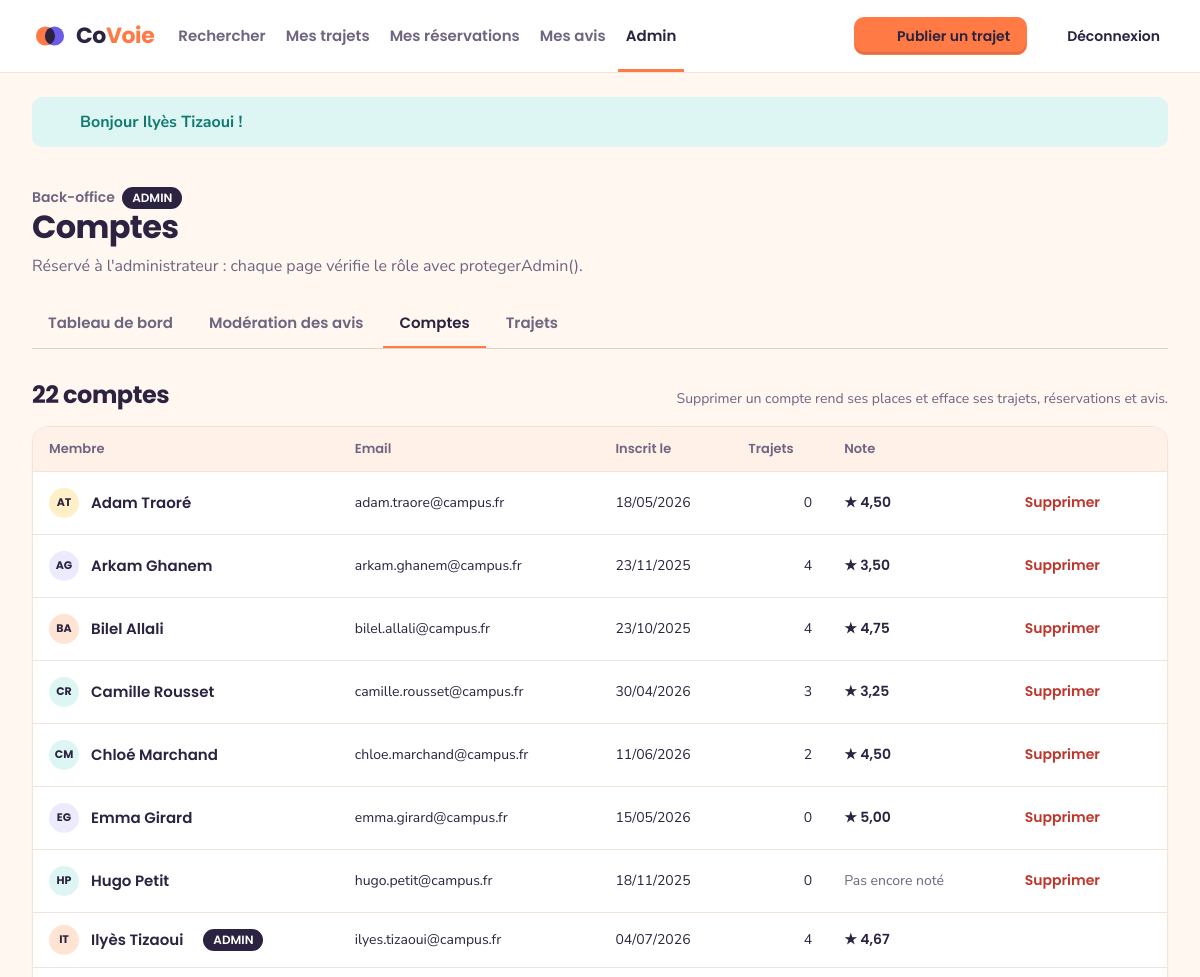
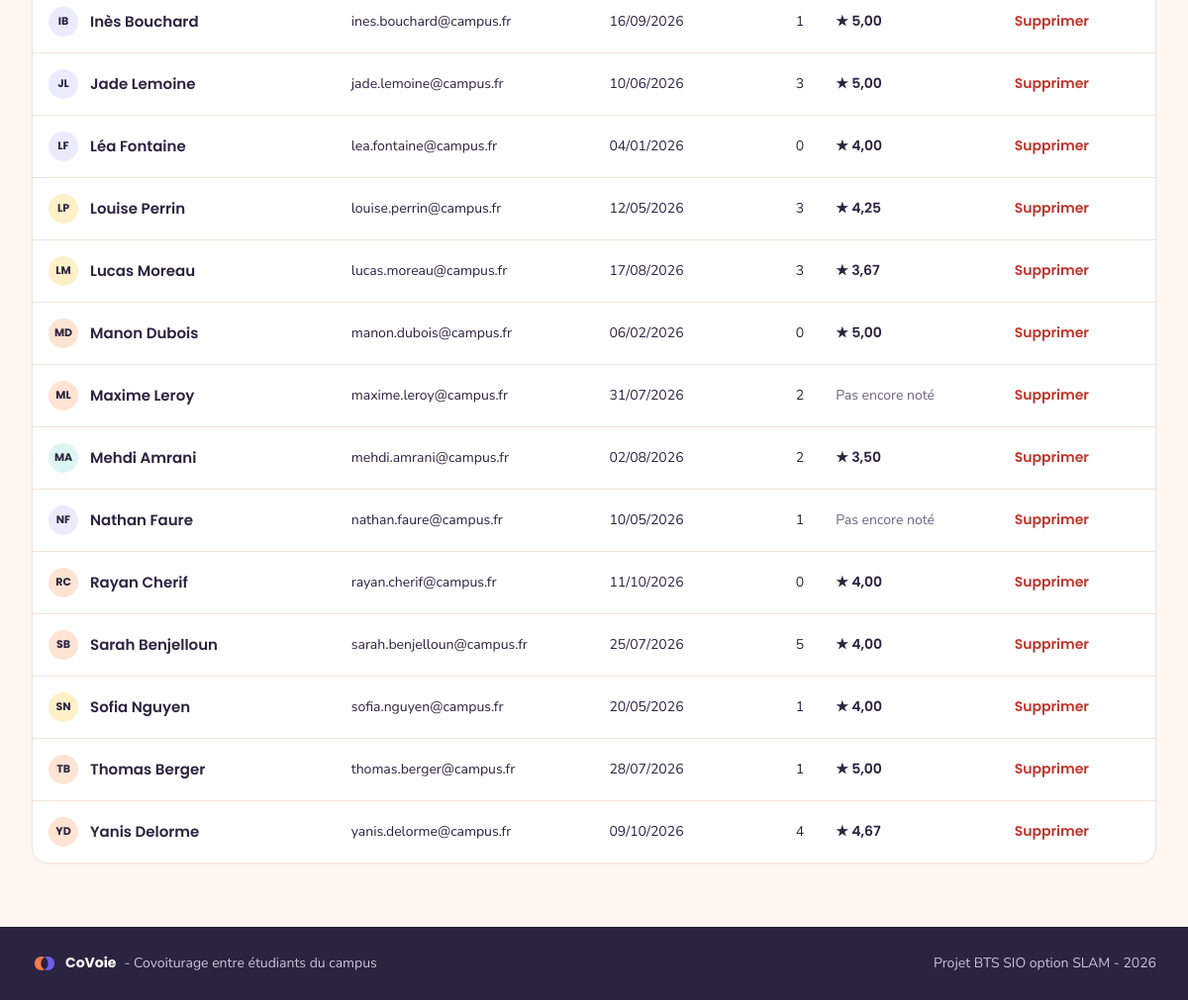
The app's page /index.php?page=admin-utilisateurs (signed in) with its own data (2 pictures, top to bottom).
### tables this page shows
CREATE TABLE utilisateurs (
    id               INT(11)      NOT NULL AUTO_INCREMENT,
    nom              VARCHAR(100) NOT NULL,
    email            VARCHAR(180) NOT NULL,
    mot_de_passe     VARCHAR(255) NOT NULL,
    role             VARCHAR(10)  NOT NULL DEFAULT 'membre',
    date_inscription DATETIME     NOT NULL,

    PRIMARY KEY (id),
    UNIQUE KEY email_unique (email)
);

### controleurs/AdminController.php (called while the page is built, shortened)
<?php
class AdminController
{
    public function utilisateurs(): void
    {
        afficherVue('admin/utilisateurs', [
            'titre' => 'Comptes',
            'onglet' => 'admin-utilisateurs',
            'utilisateurs' => Utilisateur::listerTous()
        ]);
    }
}

### index.php (called while the page is built, shortened)
<?php
require_once 'includes/connexion.php';
require_once 'includes/fonctions.php';
require_once 'includes/routes.php';
require_once 'controleurs/AdminController.php';
$page = 'accueil';
if (isset($_GET['page']) && is_string($_GET['page'])) {
    $page = $_GET['page'];
}
$nomMethode = $routes[$page][1];
$controleur = new $nomControleur();
$controleur->$nomMethode();

### includes/connexion.php (called while the page is built)
<?php
function connexionBdd(): PDO
{
    static $pdo = null;
    if ($pdo === null) {
        $dsn = 'mysql:host=' . BDD_HOTE . ';port=' . BDD_PORT . ';dbname=' . BDD_NOM . ';charset=utf8mb4';
        try {
            $pdo = new PDO($dsn, BDD_UTILISATEUR, BDD_MOT_DE_PASSE, [
                PDO::ATTR_ERRMODE => PDO::ERRMODE_EXCEPTION,
                PDO::ATTR_DEFAULT_FETCH_MODE => PDO::FETCH_ASSOC,
                PDO::ATTR_EMULATE_PREPARES => false
            ]);
        } catch (PDOException $erreur) {
            afficherErreur(500, 'Base de données inaccessible : lancez WAMP et importez sql/bdd_covoie.sql.');
        }
    }
    return $pdo;
}
function requete(string $sql, array $parametres = []): PDOStatement
{
    $resultat = connexionBdd()->prepare($sql);
    $resultat->execute($parametres);
    return $resultat;
}

### modeles/Utilisateur.php (called while the page is built, shortened)
<?php
class Utilisateur
{
    public static function listerTous(): array
    {
        $sql = "SELECT u.id, u.nom, u.email, u.role, u.date_inscription,
                       (SELECT AVG(note) FROM avis WHERE id_cible = u.id) AS note,
                       (SELECT COUNT(*) FROM trajets WHERE id_conducteur = u.id) AS nb_trajets
                FROM utilisateurs u
                ORDER BY u.nom";
        return requete($sql)->fetchAll();
    }
}

### vues/admin/utilisateurs.php (the view, shortened to what this page needs)
<?php
require 'vues/admin/onglets.php';
?>
<div class="section-titre">
    <h2><?= count($utilisateurs) ?> comptes</h2>
    <span class="discret">Supprimer un compte rend ses places et efface ses trajets, réservations et avis.</span>
</div>
<div class="defilant">
    <table class="donnees">
        <thead>
            <tr><th>Membre</th><th>Email</th><th>Inscrit le</th><th class="nombre">Trajets</th><th>Note</th><th><span class="visuellement-cache">Action</span></th></tr>
        </thead>
        <tbody>
            <?php foreach ($utilisateurs as $u) { ?>
                <tr>
                    <td>
                        <span class="personne">
                            <?= avatar($u['nom'], 'avatar--petit') ?>
                            <a class="personne-nom" href="index.php?page=profil&amp;id=<?= $u['id'] ?>"><?= e($u['nom']) ?></a>
                            <?php if ($u['role'] === 'admin') { ?><span class="badge-admin">ADMIN</span><?php } ?>
                        </span>
                    </td>
                    <td class="date"><?= e($u['email']) ?></td>
                    <td class="date"><?= formaterDate($u['date_inscription']) ?></td>
                    <td class="chiffre nombre"><?= $u['nb_trajets'] ?></td>
                    <td>
                        <?php if ($u['note'] === null) { ?>
                            <span class="note-vide">Pas encore noté</span>
                        <?php } else { ?>
                            <span class="note"><?= formaterNote((float) $u['note']) ?></span>
                        <?php } ?>
                    </td>
                    <td>
                        <?php
                        if ($u['id'] != idConnecte()) { ?>
                            <form class="en-ligne" method="post" action="index.php?page=admin-supprimer-compte&amp;id=<?= $u['id'] ?>"
                                  data-confirmation="Supprimer le compte de <?= e($u['nom']) ?> ? Ses trajets, réservations et avis seront aussi supprimés.">
                                <button class="bouton bouton--danger bouton--petit" type="submit">Supprimer</button>
                            </form>
                        <?php } ?>
                    </td>
                </tr>
            <?php } ?>
        </tbody>
    </table>
</div>

### includes/fonctions.php (shortened to what this page needs)
<?php
function estConnecte(): bool
{
    return isset($_SESSION['utilisateur']);
}
function idConnecte(): int
{
    if (estConnecte()) {
        return $_SESSION['utilisateur']['id'];
    }
    return 0;
}
function afficherVue(string $vue, array $donnees = []): void
{
    extract($donnees);
    require 'vues/gabarit/header.php';
    require 'vues/' . $vue . '.php';
    require 'vues/gabarit/footer.php';
}
function e($texte): string
{
    return htmlspecialchars((string) $texte, ENT_QUOTES, 'UTF-8');
}
function formaterDate(string $date): string
{
    return date('d/m/Y', strtotime($date));
}
function formaterNote(?float $note): string
{
    return '★ ' . number_format($note, 2, ',', ' ');
}
function initiales(string $nom): string
{
    $initiales = '';
    foreach (explode(' ', $nom) as $mot) {
        if ($mot !== '') {
            $initiales .= mb_strtoupper(mb_substr($mot, 0, 1));
        }
    }
    return mb_substr($initiales, 0, 2);
}
function avatar(string $nom, string $classe = ''): string
{
    $couleur = abs(crc32($nom)) % 5;
    return '<span class="avatar avatar-couleur-' . $couleur . ' ' . $classe . '">' . e(initiales($nom)) . '</span>';
}
function icone(string $nom, int $taille = 20): string
{
    $dessin = '';
    return '<svg width="' . $taille . '" height="' . $taille . '" viewBox="0 0 24 24" fill="none" stroke="currentColor"'
        . ' stroke-width="2" stroke-linecap="round" stroke-linejoin="round" aria-hidden="true">' . $dessin . '</svg>';
}

### records on screen
utilisateurs: nom "AT", nom "Adam Traoré", email "adam.traore@campus.fr", date_inscription "18/05/2026", nb_trajets "0", note "★ 4,50"
utilisateurs: nom "AG", nom "Arkam Ghanem", email "arkam.ghanem@campus.fr", date_inscription "23/11/2025", nb_trajets "4", note "★ 3,50"
utilisateurs: nom "BA", nom "Bilel Allali", email "bilel.allali@campus.fr", date_inscription "23/10/2025", nb_trajets "4", note "★ 4,75"
utilisateurs: nom "CR", nom "Camille Rousset", email "camille.rousset@campus.fr", date_inscription "30/04/2026", nb_trajets "3", note "★ 3,25"
utilisateurs: nom "CM", nom "Chloé Marchand", email "chloe.marchand@campus.fr", date_inscription "11/06/2026", nb_trajets "2", note "★ 4,50"
utilisateurs: nom "EG", nom "Emma Girard", email "emma.girard@campus.fr", date_inscription "15/05/2026", nb_trajets "0", note "★ 5,00"
utilisateurs: nom "HP", nom "Hugo Petit", email "hugo.petit@campus.fr", date_inscription "18/11/2025", nb_trajets "0", shows "Pas encore noté"
utilisateurs: nom "IT", nom "Ilyès Tizaoui", role "ADMIN", email "ilyes.tizaoui@campus.fr", date_inscription "04/07/2026", nb_trajets "4", note "★ 4,67"
utilisateurs: nom "IB", nom "Inès Bouchard", email "ines.bouchard@campus.fr", date_inscription "16/09/2026", nb_trajets "1", note "★ 5,00"
utilisateurs: nom "JL", nom "Jade Lemoine", email "jade.lemoine@campus.fr", date_inscription "10/06/2026", nb_trajets "3", note "★ 5,00"
utilisateurs: nom "LF", nom "Léa Fontaine", email "lea.fontaine@campus.fr", date_inscription "04/01/2026", nb_trajets "0", note "★ 4,00"
utilisateurs: nom "LP", nom "Louise Perrin", email "louise.perrin@campus.fr", date_inscription "12/05/2026", nb_trajets "3", note "★ 4,25"
utilisateurs: nom "LM", nom "Lucas Moreau", email "lucas.moreau@campus.fr", date_inscription "17/08/2026", nb_trajets "3", note "★ 3,67"
utilisateurs: nom "MD", nom "Manon Dubois", email "manon.dubois@campus.fr", date_inscription "06/02/2026", nb_trajets "0", note "★ 5,00"
utilisateurs: nom "ML", nom "Maxime Leroy", email "maxime.leroy@campus.fr", date_inscription "31/07/2026", nb_trajets "2", shows "Pas encore noté"
utilisateurs: nom "MA", nom "Mehdi Amrani", email "mehdi.amrani@campus.fr", date_inscription "02/08/2026", nb_trajets "2", note "★ 3,50"
utilisateurs: nom "NF", nom "Nathan Faure", email "nathan.faure@campus.fr", date_inscription "10/05/2026", nb_trajets "1", shows "Pas encore noté"
utilisateurs: nom "RC", nom "Rayan Cherif", email "rayan.cherif@campus.fr", date_inscription "11/10/2026", nb_trajets "0", note "★ 4,00"
utilisateurs: nom "SB", nom "Sarah Benjelloun", email "sarah.benjelloun@campus.fr", date_inscription "25/07/2026", nb_trajets "5", note "★ 4,00"
utilisateurs: nom "SN", nom "Sofia Nguyen", email "sofia.nguyen@campus.fr", date_inscription "20/05/2026", nb_trajets "1", note "★ 4,00"
utilisateurs: nom "TB", nom "Thomas Berger", email "thomas.berger@campus.fr", date_inscription "28/07/2026", nb_trajets "1", note "★ 5,00"
utilisateurs: nom "YD", nom "Yanis Delorme", email "yanis.delorme@campus.fr", date_inscription "09/10/2026", nb_trajets "4", note "★ 4,67"

### other values on screen
$message['texte'] "Bonjour Ilyès Tizaoui !"
$titre "Comptes"
$texte "Tableau de bord"
$texte "Modération des avis"
$texte "Comptes"
$texte "Trajets"
count($utilisateurs) "22"
SLOGAN_APPLICATION "Covoiturage entre étudiants du campus"
